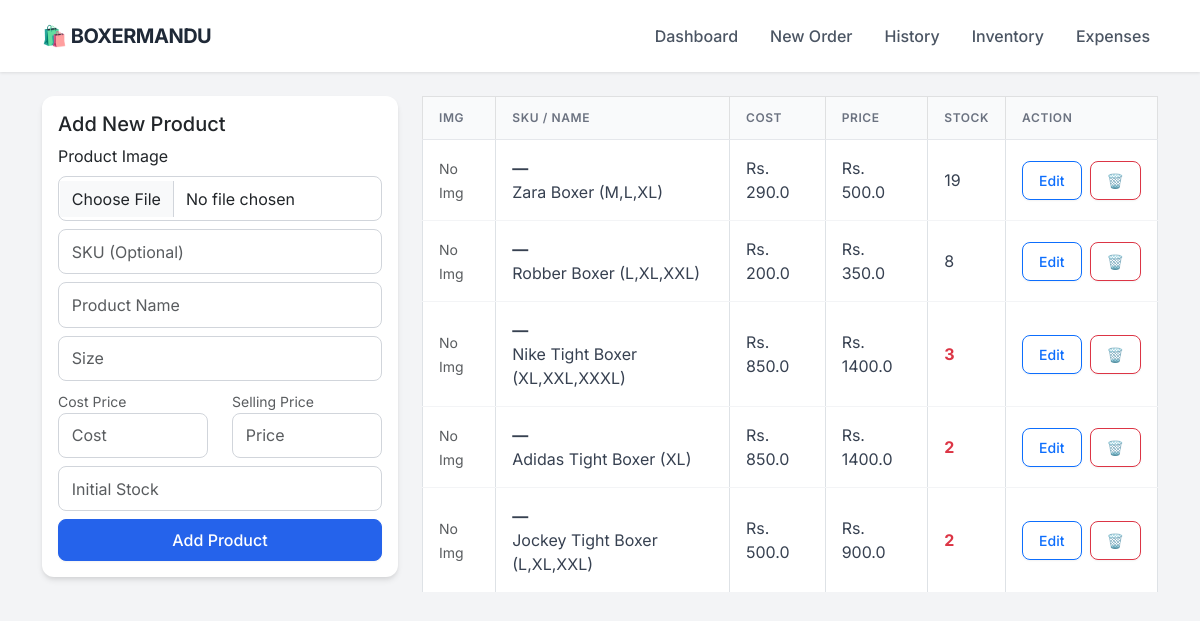
The page /inventory on the database as committed earlier.
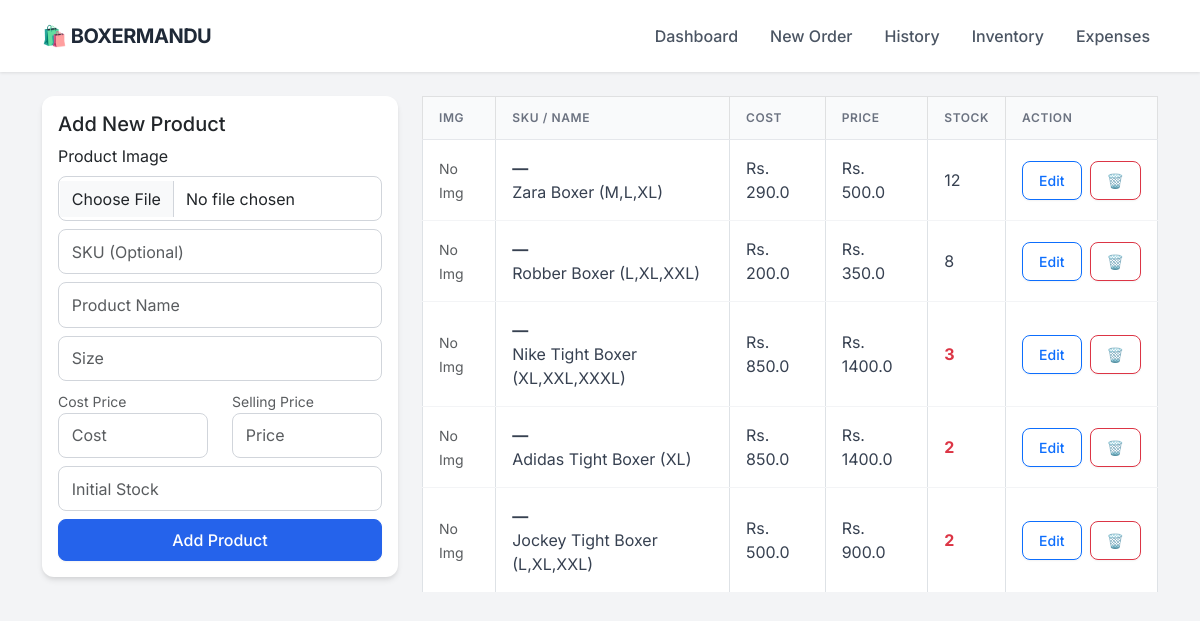
The same page on the database as committed later.
### app.py (models this page shows)
class Product(db.Model):
    id = db.Column(db.Integer, primary_key=True)
    sku = db.Column(db.String(50), unique=True, nullable=True)
    name = db.Column(db.String(100), nullable=False)
    size = db.Column(db.String(10), nullable=False)
    cost_price = db.Column(db.Float, default=0.0)
    price = db.Column(db.Float, nullable=False)
    stock = db.Column(db.Integer, default=0)
    image = db.Column(db.String(100), nullable=True)

### app.py (the view, shortened to what this page needs)
@app.route('/inventory', methods=['GET', 'POST'])
def inventory():
    products = Product.query.all()
    return render_template('inventory.html', products=products)

### templates/inventory.html
{% extends "layout.html" %}
{% block content %}
<div class="row">
    <div class="col-md-4">
        <div class="card p-3">
            <h5>Add New Product</h5>
            <form method="POST" enctype="multipart/form-data">
                <div class="mb-2">
                    <label class="form-label">Product Image</label>
                    <input type="file" name="image" class="form-control">
                </div>
                <div class="mb-2">
                    <input type="text" name="sku" class="form-control" placeholder="SKU (Optional)">
                </div>
                <div class="mb-2"><input type="text" name="name" class="form-control" placeholder="Product Name" required></div>
                <div class="mb-2"><input type="text" name="size" class="form-control" placeholder="Size" required></div>
                <div class="row mb-2">
                    <div class="col">
                        <label class="text-muted small">Cost Price</label>
                        <input type="number" name="cost_price" class="form-control" placeholder="Cost" step="0.01" required>
                    </div>
                    <div class="col">
                        <label class="text-muted small">Selling Price</label>
                        <input type="number" name="price" class="form-control" placeholder="Price" step="0.01" required>
                    </div>
                </div>
                <div class="mb-2"><input type="number" name="stock" class="form-control" placeholder="Initial Stock" required></div>
                <button type="submit" class="btn btn-primary w-100">Add Product</button>
            </form>
        </div>
    </div>
    <div class="col-md-8">
        <table class="table table-bordered bg-white align-middle">
            <thead class="table-light">
                <tr>
                    <th>Img</th>
                    <th>SKU / Name</th>
                    <th>Cost</th>
                    <th>Price</th>
                    <th>Stock</th>
                    <th>Action</th>
                </tr>
            </thead>
            <tbody>
                {% for p in products %}
                <tr>
                    <td>
                        {% if p.image %}
                        <img src="{{ url_for('static', filename='uploads/' + p.image) }}" width="50" height="50" style="object-fit: cover; border-radius: 5px;">
                        {% else %}
                        <span class="text-muted small">No Img</span>
                        {% endif %}
                    </td>
                    <td>
                        <strong>{{ p.sku if p.sku else '—' }}</strong><br>
                        {{ p.name }} ({{ p.size }})
                    </td>
                    <td>Rs. {{ p.cost_price }}</td>
                    <td>Rs. {{ p.price }}</td>
                    <td class="{{ 'text-danger fw-bold' if p.stock < 5 else '' }}">{{ p.stock }}</td>
                    <td>
                        <div class="d-flex gap-2">
                            <a href="/edit_product/{{ p.id }}" class="btn btn-sm btn-outline-primary">Edit</a>
                            <a href="/delete_product/{{ p.id }}"
                               class="btn btn-sm btn-outline-danger"
                               onclick="return confirm('Are you sure? This cannot be undone.')">
                                🗑️
                            </a>
                        </div>
                    </td>
                </tr>
                {% endfor %}
            </tbody>
        </table>
    </div>
</div>
{% endblock %}

Rows that differ between the two databases and show on the page:
changed Product "Zara Boxer": stock "19" → "12"
